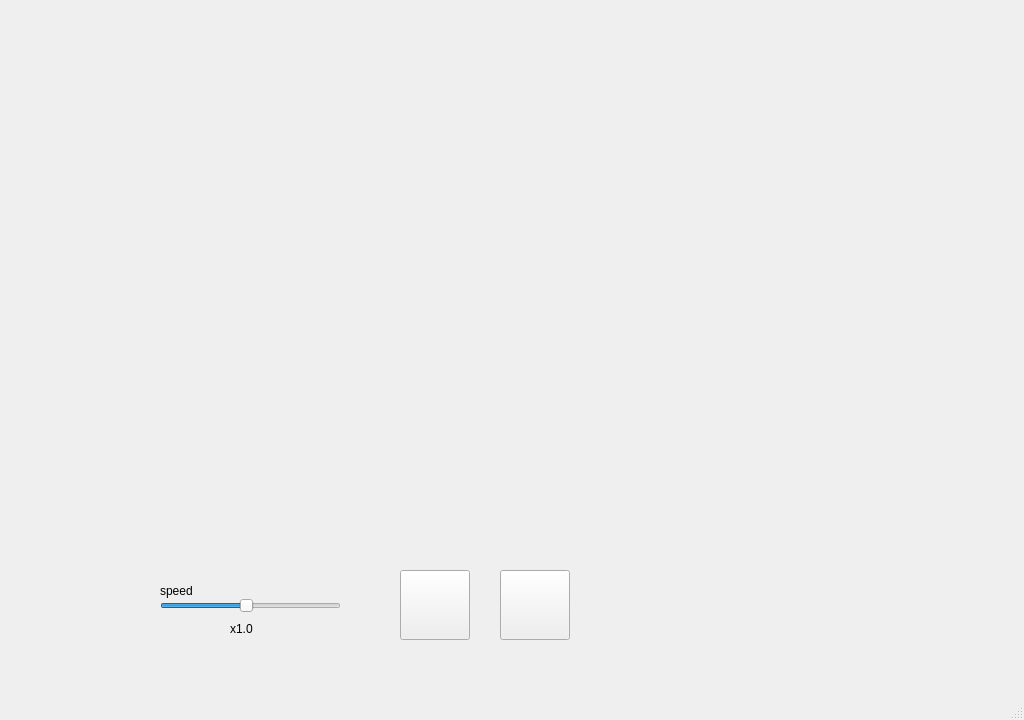
<?xml version="1.0" encoding="UTF-8"?>
<ui version="4.0">
 <class>MainWindow</class>
 <widget class="QMainWindow" name="MainWindow">
  <property name="geometry">
   <rect>
    <x>0</x>
    <y>0</y>
    <width>1024</width>
    <height>720</height>
   </rect>
  </property>
  <property name="windowTitle">
   <string>MainWindow</string>
  </property>
  <widget class="QWidget" name="centralwidget">
   <widget class="QSlider" name="speedSlider">
    <property name="geometry">
     <rect>
      <x>160</x>
      <y>585</y>
      <width>181</width>
      <height>41</height>
     </rect>
    </property>
    <property name="minimum">
     <number>10</number>
    </property>
    <property name="maximum">
     <number>200</number>
    </property>
    <property name="value">
     <number>100</number>
    </property>
    <property name="orientation">
     <enum>Qt::Horizontal</enum>
    </property>
   </widget>
   <widget class="QLabel" name="frameLabel">
    <property name="geometry">
     <rect>
      <x>80</x>
      <y>50</y>
      <width>801</width>
      <height>491</height>
     </rect>
    </property>
    <property name="sizePolicy">
     <sizepolicy hsizetype="Expanding" vsizetype="Expanding">
      <horstretch>0</horstretch>
      <verstretch>0</verstretch>
     </sizepolicy>
    </property>
    <property name="text">
     <string/>
    </property>
    <property name="scaledContents">
     <bool>true</bool>
    </property>
   </widget>
   <widget class="QPushButton" name="playButton">
    <property name="geometry">
     <rect>
      <x>500</x>
      <y>570</y>
      <width>70</width>
      <height>70</height>
     </rect>
    </property>
    <property name="text">
     <string/>
    </property>
   </widget>
   <widget class="QPushButton" name="pauseButton">
    <property name="geometry">
     <rect>
      <x>400</x>
      <y>570</y>
      <width>70</width>
      <height>70</height>
     </rect>
    </property>
    <property name="text">
     <string/>
    </property>
   </widget>
   <widget class="QLabel" name="speedLabel">
    <property name="geometry">
     <rect>
      <x>160</x>
      <y>580</y>
      <width>101</width>
      <height>21</height>
     </rect>
    </property>
    <property name="text">
     <string>speed</string>
    </property>
   </widget>
   <widget class="QLabel" name="playbackSpeed">
    <property name="geometry">
     <rect>
      <x>230</x>
      <y>620</y>
      <width>67</width>
      <height>17</height>
     </rect>
    </property>
    <property name="text">
     <string>x1.0</string>
    </property>
   </widget>
  </widget>
  <widget class="QMenuBar" name="menubar">
   <property name="geometry">
    <rect>
     <x>0</x>
     <y>0</y>
     <width>1024</width>
     <height>22</height>
    </rect>
   </property>
  </widget>
  <widget class="QStatusBar" name="statusbar"/>
 </widget>
 <resources/>
 <connections/>
</ui>
